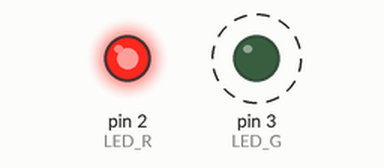
Simulated run of this sketch. Board: Arduino Uno, built with avr-gcc and run on an emulated ATmega328P. Parts: output pins drawn as LEDs (lit = HIGH). Dashed ring = blinking.

Above: at 0.2 s.
At 2.2 s:
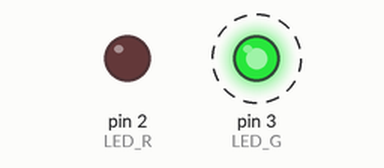
Timing chart, 0 to 3.5 s (numbered marks = the images above):
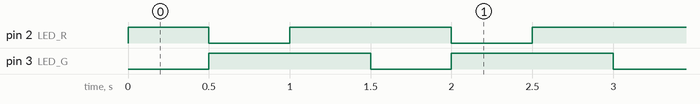

The sketch:

multicoloredlight.ino
```cpp
#define LED_R 2
#define LED_G 3

void setup()
{
  pinMode(LED_R, OUTPUT);
  pinMode(LED_G, OUTPUT);
}

void loop()
{

  // turns on the red led and off the green led
  digitalWrite(LED_R, HIGH);
  digitalWrite(LED_G, LOW);
  delay(500);
  // turns off the red led and on the green led
  digitalWrite(LED_R, LOW);
  digitalWrite(LED_G, HIGH);
  delay(500);
  // orange :::::::::::::::) , well yellow but it looks orange on the led :::)
  digitalWrite(LED_R, HIGH);
  digitalWrite(LED_G, HIGH);
  delay(500);

}
```

Measured:
- by itself, pin 2 (LED_R): repeats every 1.5 s: LOW 0.50 s, HIGH 1.0 s
- by itself, pin 3 (LED_G): alternates HIGH for 1.0 s and LOW for 0.50 s
- by itself, everything shown: repeats every 1.5 s, in 3 steps
